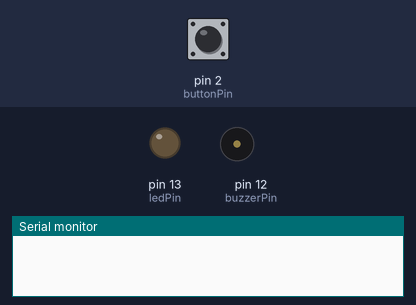
Bench run of a sketch on a simulated Arduino Uno, built with avr-gcc and run on an emulated ATmega328P. Shown: output pins drawn as LEDs (lit = HIGH), buzzer (waves = sounding, pin HIGH), the last lines printed to the serial monitor. Dashed ring = blinking. The test bench sets the inputs (shaded band); at power-on: pin 2 (buttonPin) HIGH.

Above: at 1.2 s.
1.3 s: pin 2 (buttonPin) pulled LOW for 3.2 s
At 2.0 s:
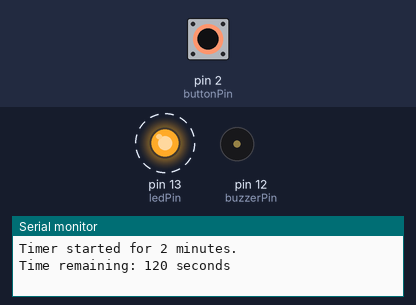
6.0 s: pin 2 (buttonPin) pulled LOW for 0.15 s
At 6.8 s:
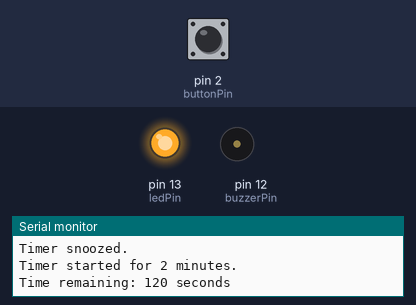
7.6 s: pin 2 (buttonPin) pulled LOW for 1 s
At 9.7 s:
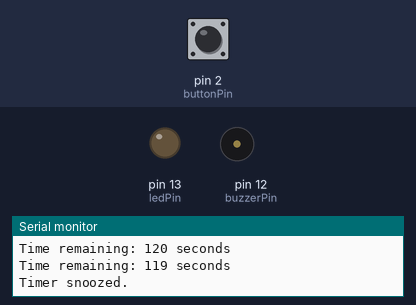
Timing chart, 0 to 11.2 s (numbered marks = the images above; inputs shaded):
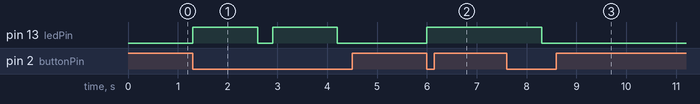

Measured:
- after the input at 1.3 s, pin 13 (ledPin): alternates HIGH for 1.3 s and LOW for 0.30 s, starting at once
- after the input at 6.0 s, pin 13 (ledPin): LOW → HIGH at once
- after the input at 7.6 s, pin 13 (ledPin): HIGH → LOW after 0.70 s

The sketch:

ActiveBreaks-reset-timer.ino
```cpp
//no user keyboard or mouse input just hardware

#include <Arduino.h>

const int ledPin = 13;          // Pin connected to the LED
const int buzzerPin = 12;        // Pin connected to the buzzer
const int buttonPin = 2;        // Pin connected to the button (0 key)
unsigned long timerStart = 0;   // Timer start time
unsigned long timerDuration = 120; // Timer duration in seconds (2 minutes)
bool timerActive = false;        // Timer status

void setup() {
    pinMode(ledPin, OUTPUT);     // Set LED pin as output
    pinMode(buzzerPin, OUTPUT);  // Set buzzer pin as output
    pinMode(buttonPin, INPUT_PULLUP); // Set button pin as input with pull-up resistor
    Serial.begin(9600);          // Initialize serial communication
}

void loop() {
    // Check if the button is pressed (LOW due to pull-up)
    if (digitalRead(buttonPin) == LOW) {
        if (!timerActive) {       // If timer is not active, start it
            startTimer();
        } else {
            snoozeTimer();         // If timer is active, snooze it
        }
        delay(300); // Debounce delay
    }

    // Check if the timer is active
    if (timerActive) {
        unsigned long elapsed = (millis() - timerStart) / 1000; // Calculate elapsed time in seconds
        unsigned long remaining = timerDuration - elapsed; // Calculate remaining time

        if (remaining <= 0) {
            soundBuzzer(); // Sound the buzzer when timer is up
        } else if (elapsed % 1 == 0) { // Update every second
            Serial.print("Time remaining: ");
            Serial.print(remaining);
            Serial.println(" seconds");
            delay(1000); // Delay for 1 second before the next update
        }
    }
}

void startTimer() {
    digitalWrite(ledPin, HIGH);   // Turn on LED
    timerStart = millis();         // Record start time
    timerActive = true;            // Set timer active
    Serial.println("Timer started for 2 minutes.");
}

void snoozeTimer() {
    timerActive = false;           // Deactivate the timer
    digitalWrite(ledPin, LOW);    // Turn off LED
    Serial.println("Timer snoozed.");
}

void soundBuzzer() {
    digitalWrite(buzzerPin, HIGH); // Sound the buzzer
    delay(2000);                    // Sound for 2 seconds
    digitalWrite(buzzerPin, LOW);  // Turn off the buzzer
    snoozeTimer();                 // Reset the timer and turn off the LED
}
```
